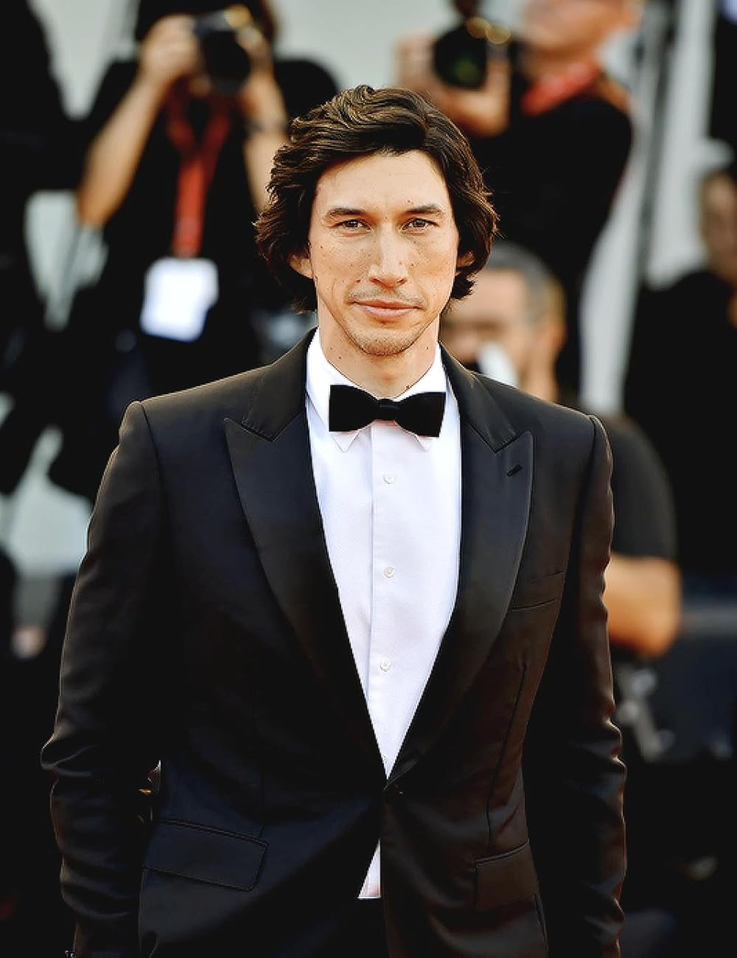
#> input picture ClassVision/Data/AdamDriver.png, 737 x 958 px, shrunk from 1000 x 1300 before the run
$ python BGR2Gray.py
#> lines starting #> are read from the running program, lines starting #| are printed output that depends on the picture
import cv2
import numpy as np

img = cv2.imread("Data/AdamDriver.png")
#> img is the input picture: shape (958, 737, 3); mean B, G, R 61, 64.7, 70.5
img_gray = np.zeros(img.shape[:2], dtype=np.float32)
img_gray = img[..., 0]*0.1140 + img[..., 1]*0.5870 + img[..., 2]*0.2989
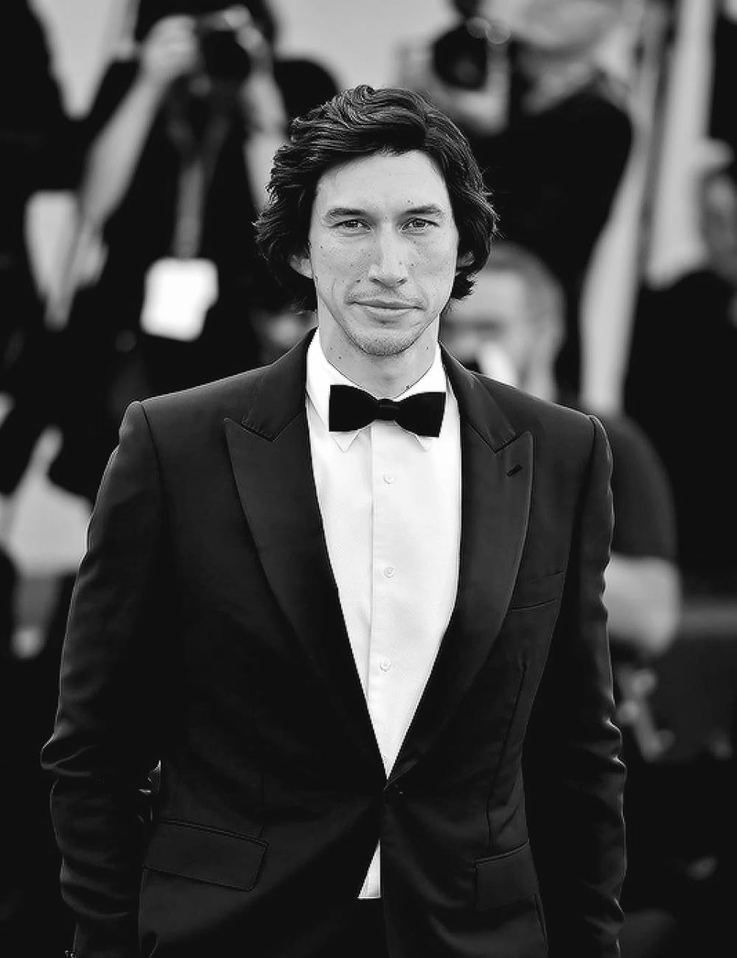
#> img_gray: shape (958, 737) float64; min 0, max 255, mean 66
img_gray = img_gray.astype(np.uint8)
cv2.imshow("Adam Driver Image", img_gray)
cv2.waitKey()
cv2.destroyAllWindows()
